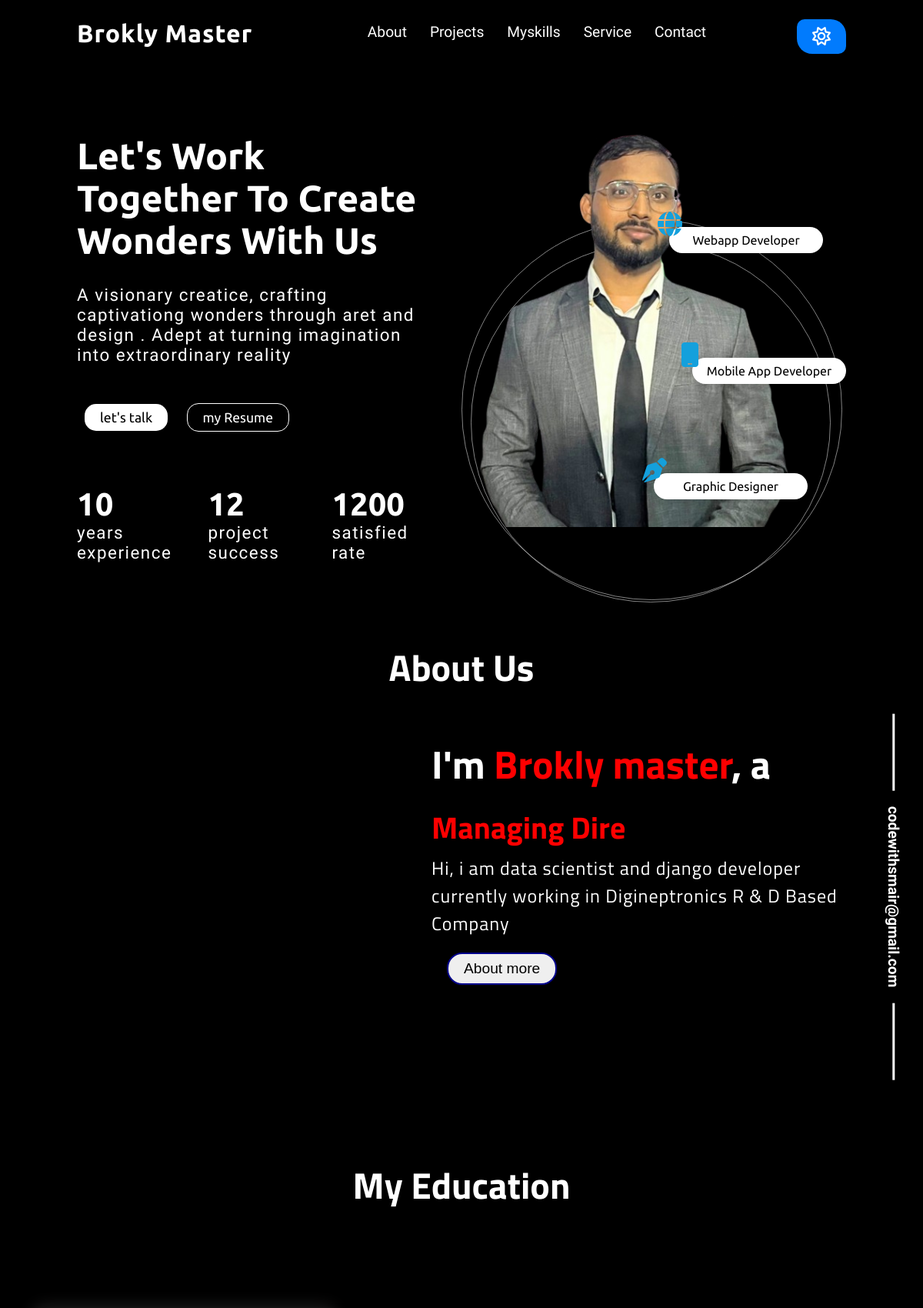
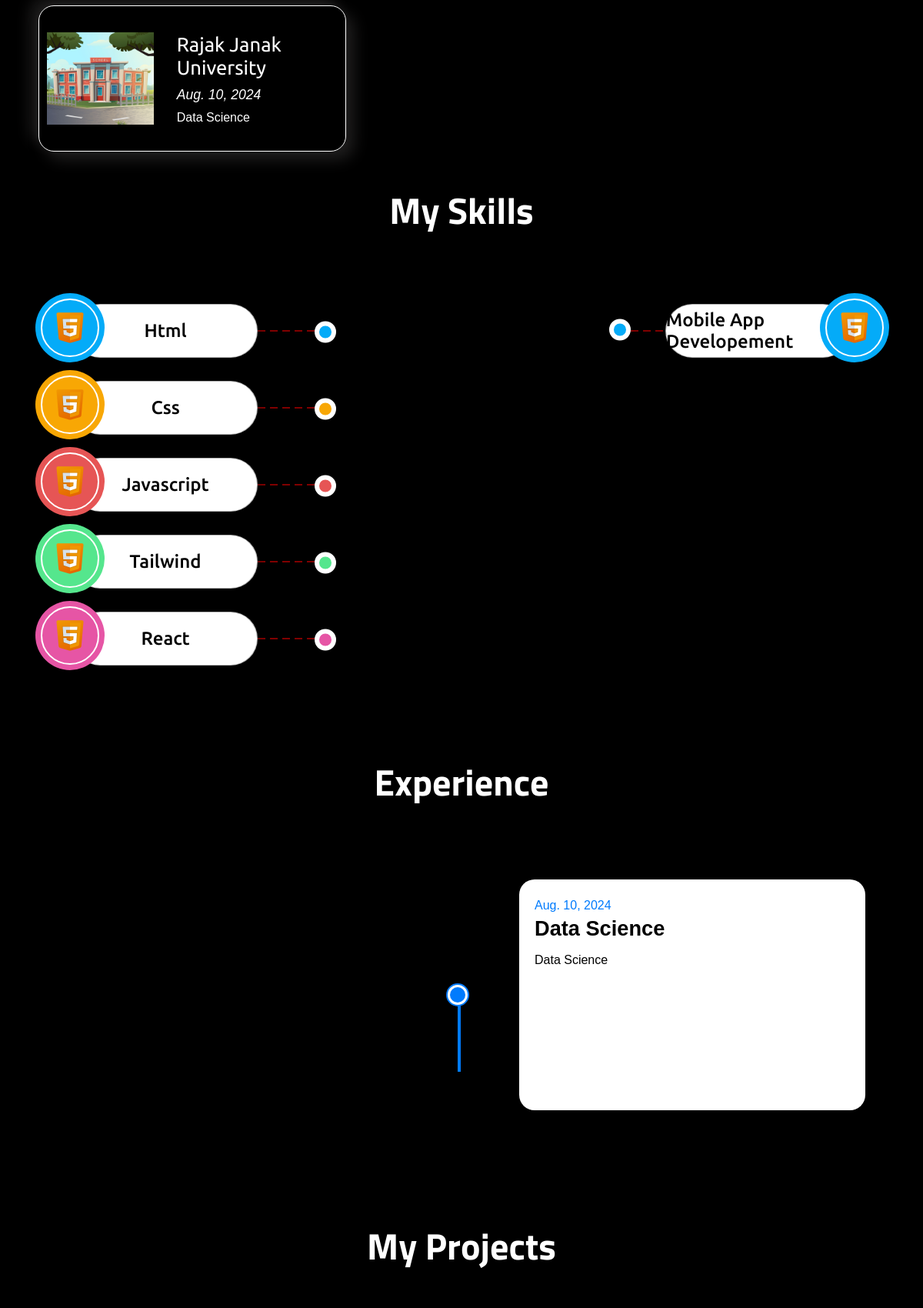
The page / (upper part) on the database its author committed (2 pictures, top to bottom).
### Home/models.py (models this page shows, shortened)
class About(models.Model):
    image = models.ImageField(upload_to="images")
    name = models.CharField(max_length=100)
    position = models.CharField(max_length=100)
    description = models.TextField()
    resume = models.FileField(upload_to='files')
    experience = models.IntegerField()
    project_success = models.IntegerField()
    rate = models.IntegerField()

class Education(models.Model):
    Academy_name = models.CharField(max_length=100)
    year_of_completion = models.DateField()
    degree = models.CharField(max_length=100)

class Skills(models.Model):
    name = models.CharField(max_length=100)
    icon = models.ImageField(upload_to="images")

class Experience(models.Model):
    date = models.DateField()
    title = models.CharField(max_length=100)
    content = models.TextField()

### Home/views.py (the view)
# urls.py: path("", views.index, name="index" ),
def index(request):
    about = About.objects.all()
    education = Education.objects.all()
    skills = Skills.objects.all()
    experience = Experience.objects.all()
    projects = Projects.objects.all()
    service = Service.objects.all()
    link = Link.objects.all()
    context = {
        'about' : about,
        'education' : education,
        'skills' : skills,
        'experience' : experience,
        'projects' : projects,
        'service' : service,
        'link' : link,
    }
    return render(request, 'index.html', context)

### templates/index.html (shortened to what this page needs)
{% load static %}
<!DOCTYPE html>
<html lang="en">
<head>
    <link rel="stylesheet" href="https://cdnjs.cloudflare.com/ajax/libs/font-awesome/6.6.0/css/all.min.css"
 />
    <link rel="stylesheet" href="{%static 'style/style.css' %}">
    <link rel="stylesheet" href="{%static 'style/responsive.css' %}">
</head>
<body>
    <main>
        <header id="headersection">
            <div class="logo">
                <h1>Brokly Master</h1>
            </div>
            <nav class="nav">
                <ul class="nav-menu">
                    <li class="nav-list">
                        <a href="#aboutsection" class="nav-link">about </a>
                    </li>
                    <li class="nav-list">
                        <a href="#myprojects" class="nav-link">projects </a>
                    </li>
                    <li class="nav-list">
                        <a href="#skillsection" class="nav-link">myskills </a>
                    </li>
                    <li class="nav-list">
                        <a href="#servicesection" class="nav-link">service </a>
                    </li>
                    <li class="nav-list">
                        <a href="#contactsection" class="nav-link">contact </a>
                    </li>
                </ul>
            </nav>
            <div class="signup-btn">
                <div class="dark-light-mode">
                    <i class="fa-regular fa-sun darkmodes big-screen"></i>
                </div>
            </div>
        </header>
        <section class="hero-section" id="herosection">
            <div class="left">
                <div class="left-text">
                    <h2>let's work <br> together to create wonders with us</h2>
                </div>
                <div class="boxesss">
                    <div class="left-para">
                        <p> A visionary creatice, crafting captivationg wonders through aret and design . Adept at
                            turning imagination into extraordinary reality</p>
                    </div>
                    <div class="btn-box">
                        <button>let's talk</button>
                        <button id="myresumeopen">my Resume</button>
                    </div>
                    {% for about in about %}
                    <div class="total-static">
                        <div class="t-st">
                            <h3>{{about.experience}}</h3>
                            <p>years experience</p>
                        </div>
                        <div class="t-st">
                            <h3>{{about.project_success}}</h3>
                            <p>project success</p>
                        </div>
                        <div class="t-st">
                            <h3>{{about.rate}}</h3>
                            <p>satisfied rate</p>
                        </div>
                    </div>
                    {% endfor %}
                </div>
            </div>
            <div class="right">
                {% for about in about %}
                <div class="image-box">
                    <img src="{{about.image.url}}" alt="">
                </div>
                {% endfor %}
                <div class="extra-box">
                </div>
                <div class="dessss">
                    <div class="dis-skill">
                        <i class="fa-solid fa-globe"></i>
                        <p>webapp Developer</p>
                    </div>
                    <div class="dis-skill">
                        <i class="fa-solid fa-mobile"></i>
                        <p>mobile app developer</p>
                    </div>
                    <div class="dis-skill">
                        <i class="fa-solid fa-pen-nib"></i>
                        <p>graphic designer</p>
                    </div>
                </div>
            </div>
        </section>
        <section class="about-section" id="aboutsection">
            <h2 class="title_text">About us</h2>
            <div class="st-container">
                <div class="about-left">
                    <div class="about-btn">
                    </div>
                </div>
                <div class="about-right">
                    {% for post in about %}
                    <h2>I'm <span>{{post.name}}</span>, a <span class="sm">{{post.position}}</span></h2>
                     <p>{{post.description}}</p>
                    <button>About more</button>
                    {% endfor %}
                </div>
                <div class="email-show">
                    <div class="line"></div>
                    <a href="https://mail.google.com/mail/?view=cm&fs=1&to=codewithsmair@gmail.com" target="_blank"><p>codewithsmair@gmail.com</p></a>
                    <div class="line"></div>
                </div>
            </div>
        </section>
        <section class="education-section">
            <h2 class="title_text">my education</h2>
            <div class="education-container">
                 {% for post in education %}
                <div class="ed-box">
                    <div class="ed-image">
                        <img src="images/school.jpg" alt="">
                    </div>
                    <div class="ed-content">
                        <div class="name-ed">{{post.Academy_name}}</div>
                        <div class="date-ed">{{post.year_of_completion}}</div>
                        <div class="institution-ed">{{post.degree}}</div>
                    </div>
                </div>
                {% endfor %}
            </div>
        </section>
        <section class="skills-sections" id="skillsection">
            <h2 class="title_text">my skills</h2>
            <div class="sk-container">
                <div class="left-sk">
                    {% for post in skills|slice:":5" %}
                    <div class="sk-box">
                            <div class="skill-box">
                                <div class="skill-logo">
                                    <img src="assets/icons8-html-100.png" alt="">
                                </div>
                                <div class="sk-name">
                                    {{ post.name }}
                                </div>
                                <div class="dashed-box">
                                    <div class="dashed"></div>
                                    <div class="dashed"></div>
                                    <div class="dashed"></div>
                                    <div class="dashed"></div>
                                    <div class="dashed"></div>
                                    <div class="circarshape"></div>
                                </div>
                            </div>
                        </div>
                        {% endfor %}
                </div>
                <div class="center-sk">
                </div>
                <div class="right-sk">
                    {% for post in skills|slice:"5:10" %}
                    <div class="sk-box">
        <div class="skill-box">
            <div class="skill-logo">
                <img src="assets/icons8-html-100.png" alt="">
            </div>
            <div class="sk-name">
                {{ post.name }}
            </div>
            <div class="dashed-box">
                <div class="dashed"></div>
                <div class="dashed"></div>
                <div class="dashed"></div>
                <div class="dashed"></div>
                <div class="dashed"></div>
                <div class="circarshape"></div>
            </div>
        </div>
    </div>
    {% endfor %}
                </div>
            </div>
        </section>
        <section class="experience-section">
            <h2 class="title_text">Experience</h2>
            <div class="experience-container">
                {% for post in experience %}
                <div class="exp-box">
                    <div class="circle-dot"></div>
                    <div class="date">{{post.date}}</div>
                    <h2>{{post.title}}</h2>
                    <p>{{post.content}}</p>
                </div>
                {% endfor %}
            </div>
        </section>
        <section class="myprojects" id="myprojects">
            <h2 class="title_text">my projects</h2>
        </section>
    </main>
</body>
</html>

### static/style/responsive.css (style rules this page uses)
@media screen and (max-width:1300px) { .right-sk { width: 350px; } }
@media screen and (max-width:1300px) { .left-sk { width: 350px; } }
@media screen and (max-width:1300px) { .sk-box { width: 300px; height: 100px; } }
@media screen and (max-width:1300px) { .sk-name { font-size: 1.5rem; } }
@media screen and (max-width:1300px) { .sk-box .skill-box { width: 80%; } }
@media screen and (max-width:1300px) { .right-sk .sk-box .skill-box .skill-logo { left: 200px; } }
@media screen and (max-width:1300px) { .right-sk .sk-box .skill-box .dashed-box { right: 200px; top: 50%; transform: rotate(180deg) translateY(50%); } }
@media screen and (max-width:1250px) { .hero-section .left { width: calc(100% - 550px); } }
@media screen and (max-width:1250px) { .hero-section .right { width:550px; height: 550px; } }
@media screen and (max-width:1250px) { .right .dis-skill:nth-child(1) { right: 30px; } }
@media screen and (max-width:1250px) { .dis-skill:nth-child(3) { right: 50px; } }
@media screen and (max-width: 1200px) { .ed-box { width: 400px; padding: 10px; } }
@media screen and (max-width: 1200px) { .ed-image { width: 200px; height: 120px; display: flex; align-items: center; } }

### rows shown on the page
About: experience "10", project_success "12", rate "1200", image (picture), name "Brokly master", description "Hi, i am data scientist and django developer currently working in Digineptronics R & D Based Company"
Education: Academy_name "Rajak Janak University", year_of_completion "Aug. 10, 2024", degree "Data Science"
Skills: name "Html"
Skills: name "Css"
Skills: name "Javascript"
Skills: name "Tailwind"
Skills: name "React"
Skills: name "Mobile App Developement"
Experience: date "Aug. 10, 2024", title "Data Science", content "Data Science"
